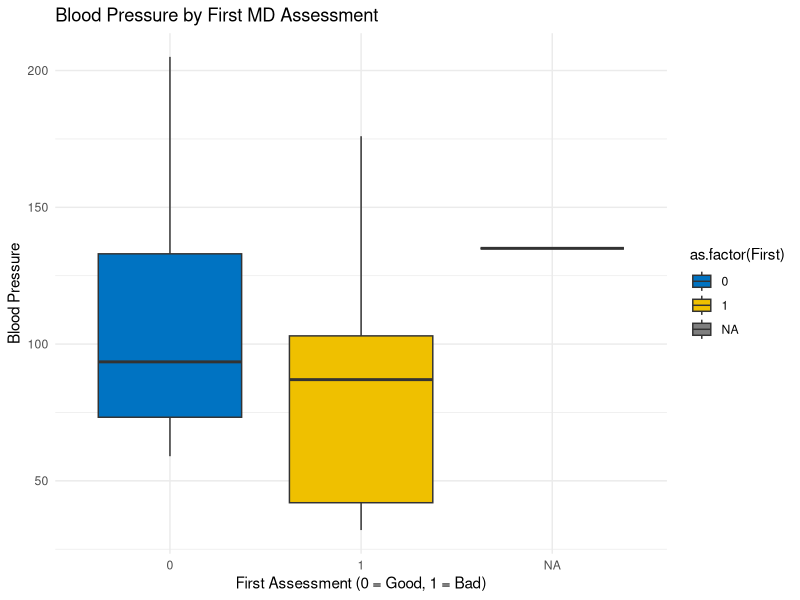
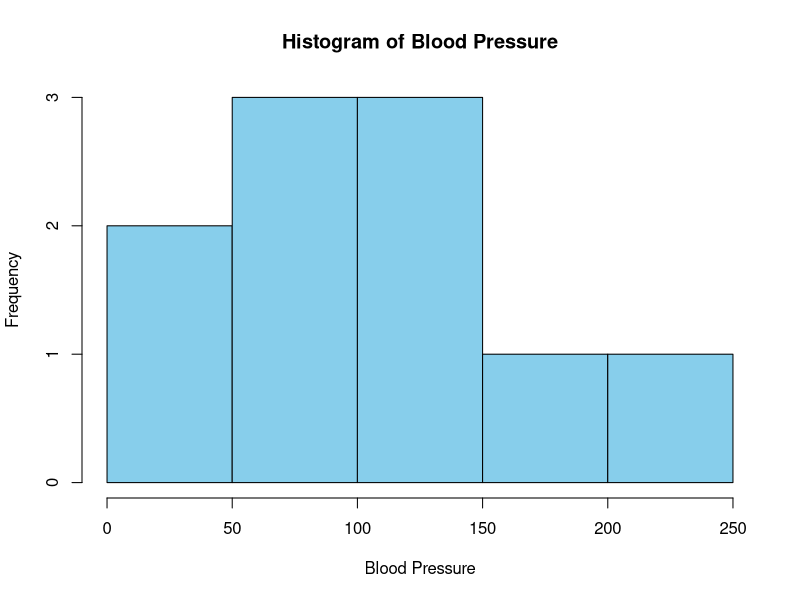

Write R code to recreate these figures, in order.
# Load necessary libraries
library(ggplot2)

# Create the dataset
Frequency <- c(0.6, 0.3, 0.4, 0.4, 0.2, 0.6, 0.3, 0.4, 0.9, 0.2)
BP <- c(103, 87, 32, 42, 59, 109, 78, 205, 135, 176)
First <- c(1, 1, 1, 1, 0, 0, 0, 0, NA, 1)  # bad = 1, good = 0
Second <- c(0, 0, 1, 1, 0, 0, 1, 1, 1, 1)  # low = 0, high = 1
FinalDecision <- c(0, 1, 0, 1, 0, 1, 0, 1, 1, 1)  # low = 0, high = 1

# Create a data frame
data <- data.frame(Frequency, BP, First, Second, FinalDecision)

# Side-by-side boxplot for BP by First assessment
ggplot(data, aes(x = as.factor(First), y = BP, fill = as.factor(First))) +
  geom_boxplot() +
  labs(title = "Blood Pressure by First MD Assessment", x = "First Assessment (0 = Good, 1 = Bad)", y = "Blood Pressure") +
  theme_minimal() +
  scale_fill_manual(values = c("#0073C2", "#EFC000"))

# Histogram of Blood Pressure
hist(data$BP, 
     main = "Histogram of Blood Pressure", 
     xlab = "Blood Pressure", 
     col = "skyblue", 
     border = "black", 
     breaks = 5)
